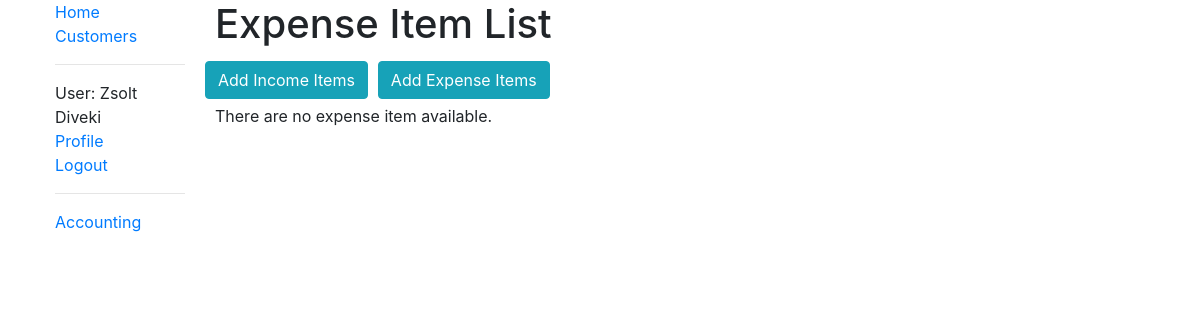
/accounting/expenseitems/list/ (signed in), run on an earlier commit of the app's database.
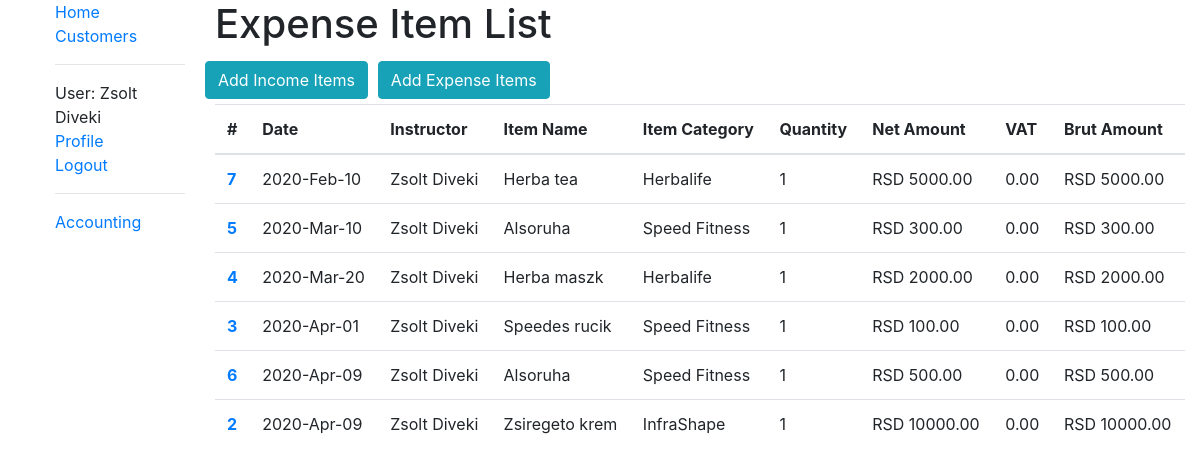
And on a later commit of the database.
### accounting/models.py (models this page shows, shortened)
class ExpenseItems(models.Model):
    instructor = models.ForeignKey(User, on_delete=models.CASCADE)
    date = models.DateField(null=True, blank=True, default=djnow())
    item = models.ForeignKey(ExpenseCategories, on_delete=models.CASCADE)
    quantity = models.IntegerField(default='0')
    net_amount = models.DecimalField(max_digits=8, decimal_places=2, blank=False, default=Decimal('0.00'))
    vat = models.DecimalField(max_digits=3, decimal_places=2, blank=False, default=Decimal('0.00'))
    brut_amount = models.DecimalField(max_digits=8, decimal_places=2, blank=False, default=Decimal('0.00'))
    class Meta:
        ordering = ['date', 'item']
        permissions = (('can_see_all_financials', 'Show all financials'), ('can_see_own_financials', 'Show own financials'))

class ExpenseCategories(models.Model):
    name = models.CharField(max_length=200, help_text='Enter a category name', blank=False)
    category_type = models.ForeignKey(CategoryType, on_delete=models.CASCADE, blank=False)
    unit_price = models.DecimalField(max_digits=8, decimal_places=2, blank=False, default=Decimal('0.0000'))
    currency = models.CharField(max_length=3, help_text='Enter a currency code',  blank=False, default='RSD')
    class Meta:
        ordering = ['category_type']
        permissions = (('can_see_all_financials', 'Show all financials'), ('can_see_own_financials', 'Show own financials'))

class CategoryType(models.Model):
    name = models.CharField(max_length=200, help_text='Enter a category type', blank=False)
    class Meta:
        permissions = (('can_see_all_financials', 'Show all financials'), ('can_see_own_financials', 'Show own financials'))

### accounting/views.py (the view)
# urls.py: path('expenseitems/list/', views.ExpenseItemsListView.as_view(), name='expenseitems_list'),
class ExpenseItemsListView(LoginRequiredMixin, PermissionRequiredMixin, generic.ListView):
    model = ExpenseItems
    permission_required = ('accounting.can_see_all_financials')
    paginate_by = 10

### customers/models.py (called while the page is built)
    def get_absolute_url(self):
        return reverse('customers:person-detail', args=[str(self.slug)])

### accounting/templates/accounting/expenseitems_list.html (shortened to what this page needs)
{% extends "base_generic.html" %}
{% load crispy_forms_tags %}
{% block content %}
<h1>Expense Item List</h1>
<div class="row">
  <a type="button" style="margin:5px" class="btn btn-info btn" href="{% url 'accounting:incomeitems_create' %}">Add Income Items </a>
  {% if perms.accounting.can_see_all_financials %}
      <a type="button" style="margin:5px" class="btn btn-info btn" href="{% url 'accounting:expenseitems_create' %}">Add Expense Items</a>
  {% endif %}
</div>
{% if expenseitems_list %}
<table class="table table-hover">
    <thead>
      <tr>
        <th scope="col">#</th>
        <th scope="col">Date</th>
        <th scope="col">Instructor</th>
        <th scope="col">Item Name</th>
        <th scope="col">Item Category</th>
        <th scope="col">Quantity</th>
        <th scope="col">Net Amount</th>
        <th scope="col">VAT</th>
        <th scope="col">Brut Amount</th>
      </tr>
    </thead>
    <tbody>
    {% for incomeitem in expenseitems_list %}
            <tr>
                <th scope="row">
                    <a href="{% url 'accounting:expenseitems_update' incomeitem.id %}">
                        {{ incomeitem.id }}
                    </a>
                </th>
                <td>{{ incomeitem.date|date:"Y-M-d" }}</td>
                <td>{{ incomeitem.instructor.get_full_name }}</td>
                <td>{{ incomeitem.item.name }}</td>
                <td>{{ incomeitem.item.category_type.name }}</td>
                <td> {{ incomeitem.quantity }}</td>
                <td>{{incomeitem.item.currency}} {{ incomeitem.net_amount }}</td>
                <td>{{ incomeitem.vat }}</td>
                <td>{{incomeitem.item.currency}} {{ incomeitem.brut_amount }}</td>
            </tr>
  {% endfor %}
</tbody>
</table>
{% else %}
  <p>There are no expense item available.</p>
{% endif %}
{% endblock %}

What changed in the data, as far as the page shows it:
added ExpenseItems: id "7", date "2020-Feb-10", instructor.get_full_name "Zsolt Diveki", item.name "Herba tea", item.category_type.name "Herbalife", quantity "1", item.currency "RSD", net_amount "5000.00", vat "0.00", brut_amount "5000.00"
added ExpenseItems: id "5", date "2020-Mar-10", instructor.get_full_name "Zsolt Diveki", item.name "Alsoruha", item.category_type.name "Speed Fitness", quantity "1", item.currency "RSD", net_amount "300.00", vat "0.00", brut_amount "300.00"
added ExpenseItems: id "4", date "2020-Mar-20", instructor.get_full_name "Zsolt Diveki", item.name "Herba maszk", item.category_type.name "Herbalife", quantity "1", item.currency "RSD", net_amount "2000.00", vat "0.00", brut_amount "2000.00"
added ExpenseItems: id "3", date "2020-Apr-01", instructor.get_full_name "Zsolt Diveki", item.name "Speedes rucik", item.category_type.name "Speed Fitness", quantity "1", item.currency "RSD", net_amount "100.00", vat "0.00", brut_amount "100.00"
added ExpenseItems: id "6", date "2020-Apr-09", instructor.get_full_name "Zsolt Diveki", item.name "Alsoruha", item.category_type.name "Speed Fitness", quantity "1", item.currency "RSD", net_amount "500.00", vat "0.00", brut_amount "500.00"
added ExpenseItems: id "2", date "2020-Apr-09", instructor.get_full_name "Zsolt Diveki", item.name "Zsiregeto krem", item.category_type.name "InfraShape", quantity "1", item.currency "RSD", net_amount "10000.00", vat "0.00", brut_amount "10000.00"
Also different on the page:
text no longer shown: "There are no expense item available."
text now shown: "# Date Instructor Item Name Item Category Quantity Net Amount VAT Brut Amount"
